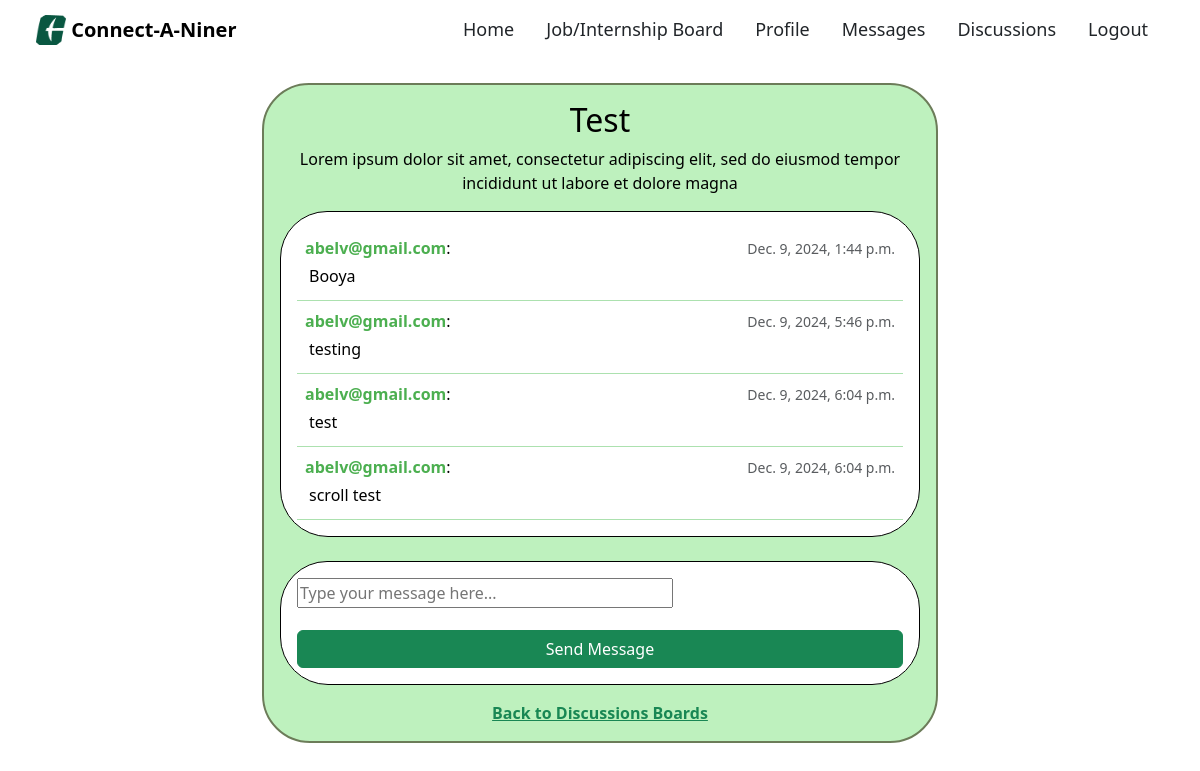
The page /chatrooms/1/ (signed in) on the database as committed earlier.
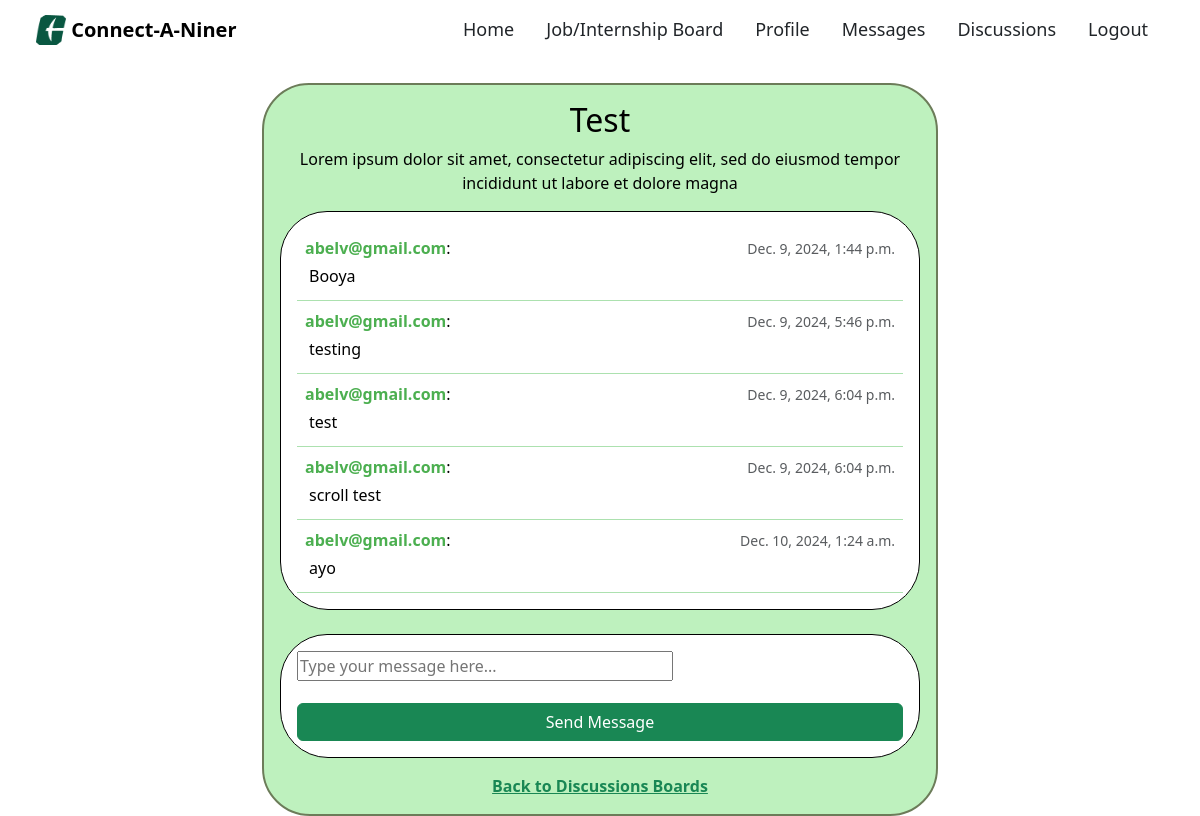
The same page on the database as committed later.
### base/models.py (models this page shows, shortened)
class ChatRoomMessage(models.Model):
    chatroom = models.ForeignKey(ChatRoom, on_delete=models.CASCADE, related_name='messages')
    sender = models.ForeignKey(User, on_delete=models.CASCADE)
    content = models.TextField()
    timestamp = models.DateTimeField(auto_now_add=True)

class User(AbstractBaseUser, PermissionsMixin):
    name = models.CharField(max_length=200, null=True)
    email = models.EmailField(unique=True, null=False)  # Ensuring email is unique and required
    bio = models.TextField(null=True)
    is_active = models.BooleanField(default=True)
    is_staff = models.BooleanField(default=False)
    USERNAME_FIELD = 'email'
    REQUIRED_FIELDS = []  # Since email is the USERNAME_FIELD, no other fields are required
    objects = CustomUserManager()

### base/views.py (the view)
# urls.py: path('chatrooms/<int:chatroom_id>/', views.chatroom_detail, name='chatroom_detail'),
@login_required
def chatroom_detail(request, chatroom_id):
    chatroom = get_object_or_404(ChatRoom, id=chatroom_id)
    messages = chatroom.messages.select_related('sender').order_by('timestamp')
    if request.method == 'POST':
        form = ChatRoomMessageForm(request.POST)
        if form.is_valid():
            message = form.save(commit=False)
            message.sender = request.user
            message.chatroom = chatroom
            message.save()
            return redirect('chatroom_detail', chatroom_id=chatroom.id)
    else:
        form = ChatRoomMessageForm()
    return render(request, 'discussion/chatroom_detail.html', {
        'chatroom': chatroom,
        'messages': messages,
        'form': form
    })

### base/forms.py
class ChatRoomMessageForm(forms.ModelForm):
    class Meta:
        model = ChatRoomMessage
        fields = ['content']
        widgets = {
            'content': forms.Textarea(attrs={'rows': 1, 'style': 'resize: none; overflow: hidden;', 'placeholder': 'Type your message here...'}),
        }

### base/templates/discussion/chatroom_detail.html (shortened to what this page needs)
{% extends 'base.html' %} {% block content %}
<div class="container-fluid mt-4">
  <div class="row">
    <div class="col-lg-7 col-md-6 col-sm-12 mx-auto">
      <div
        class="p-3 border border-2"
        style="
          border-radius: 47px 48px 48px 48px;
          background-color: #bef1be;
          color: black;
          border-color: #6c7c59 !important;
        "
      >
        <h1 class="text-center fs-2">{{ chatroom.name }}</h1>
        <p class="text-center">{{ chatroom.description }}</p>
        <div
          class="p-3 bg-white text-black mb-4"
          style="border-radius: 47px 48px 48px 48px; border: 1px solid black"
        >
          {% for message in messages %}
          <div
            class="p-2 border-bottom border-1"
            style="border-bottom-color: #ace1af !important"
          >
            <div class="d-flex justify-content-between align-items-center">
              <div>
                <strong style="color: #4caf50"
                  >{{ message.sender.name|default:message.sender.email}}</strong>:
              </div>
              <small class="text-muted">{{ message.timestamp }}</small>
            </div>
            <p class="m-1">{{ message.content }}</p>
          </div>
          {% empty %}
          <p class="text-center">No messages yet. Be the first to send one!</p>
          {% endfor %}
        </div>
        <form
          method="post"
          class="p-3 bg-white"
          style="border-radius: 47px 48px 48px 48px; border: 1px solid black"
        >
          {% csrf_token %} {{ form.as_p }}
          <button type="submit" class="btn btn-success w-100">
            Send Message
          </button>
        </form>
        <div class="text-center mt-3">
          <a href="{% url 'chatroom_list' %}" class="text-success fw-bold"
            >Back to Discussions Boards</a
          >
        </div>
      </div>
    </div>
  </div>
</div>
{% endblock %}

Rows that differ between the two databases and show on the page:
added ChatRoomMessage: sender.name "abelv@gmail.com", timestamp "Dec. 10, 2024, 1:24 a.m.", content "ayo"
